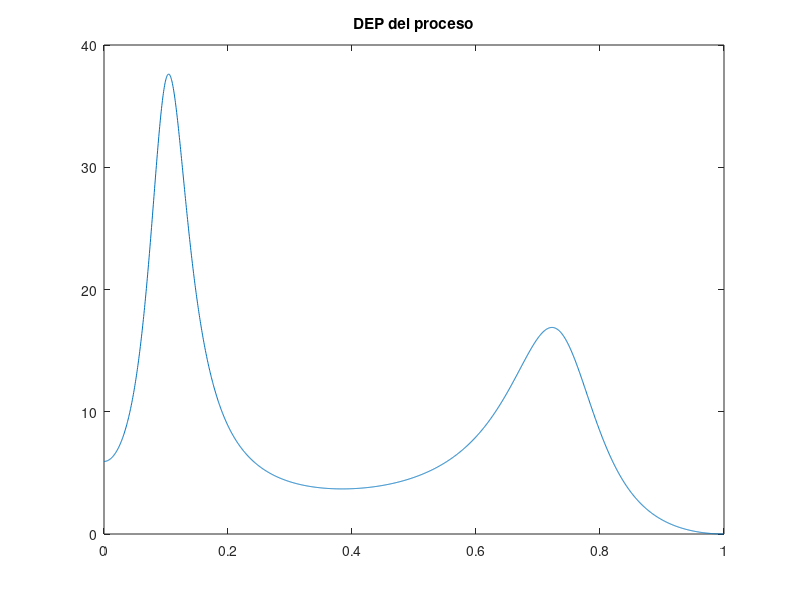
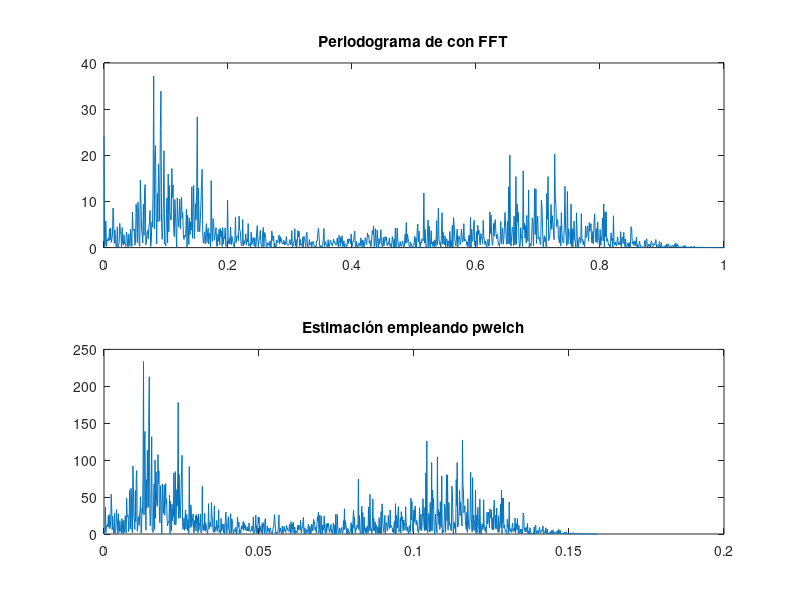

These figures' MATLAB source, in order: (Note: this script raises an error after producing the figures.)
clc;clear; close all;

%%%%%%%%%%%%%%%%%%%%%%APARTADO A%%%%%%%%%%%%%%%%%%%%%%%%%%%%%%%%%%%%
N = 2^11;

Bk = [1 -0.1535 -0.8082 0.2953 -0.0500];
Ak = [1 -0.6470 -0.3819 -0.1464 0.4356];

Noise_var =5;
vn = randn(1,N)*sqrt(Noise_var);

xn =filter(Bk,Ak,vn);

%%%%%%%%%%%%%%%%%%%%%%APARTADO B%%%%%%%%%%%%%%%%%%%%%%%%%%%%%%%%%%%%

figure(1);
[h,w]=freqz(Bk,Ak,N);

DEP_Xn_real = abs(Noise_var*(h.^2));
plot(w/pi,DEP_Xn_real);title("DEP del proceso")


%%%%%%%%%%%%%%%%%%%%%%APARTADO C%%%%%%%%%%%%%%%%%%%%%%%%%%%%%%%%%%%%

resolucion_FFT = 2^ceil(log2(length(xn)));
transformada =(fft(xn,resolucion_FFT).^2)/N;

xn_fft = abs(transformada);
F = linspace(0,2,size(xn_fft,2));

figure(2);subplot(211);
plot(F,xn_fft/pi);title("Periodograma de con FFT");
xlim([F(1) F(end)/2]);

[prx, vx2] = pwelch(xn,rectwin(N),0,N);

subplot(212);
plot(vx2/pi,prx);title("Estimación empleando pwelch");


%%%%%%%%%%%%%%%%%%%%%%APARTADO D%%%%%%%%%%%%%%%%%%%%%%%%%%%%%%%%%%%%


L=128;
[prx, vx2] = pwelch(xn,hamming(L),L/2,N);

figure(3);
subplot(211);plot(vx2/pi,prx*pi);
title("Estimación empleando el promedio 50% solapamiento");


%%%%%%%%%%%%%%%%%%%%%%APARTADO E%%%%%%%%%%%%%%%%%%%%%%%%%%%%%%%%%%%%


longitud_xn =length(xn);
K = fix(longitud_xn/L);

Wn = hamming(L);
for i=0:(K-1)
   senial_en_tiempo=fft(xn.*Wn);
end
transformada = (1/K).*senial_en_tiempo; 

for i=0:L-1
   ventana_U = (Wn).^2; 
end
U = (1/L)*ventana_U;

salida = (1/(L*U))*abs(transformada);
subplot(212);plot(salida);
